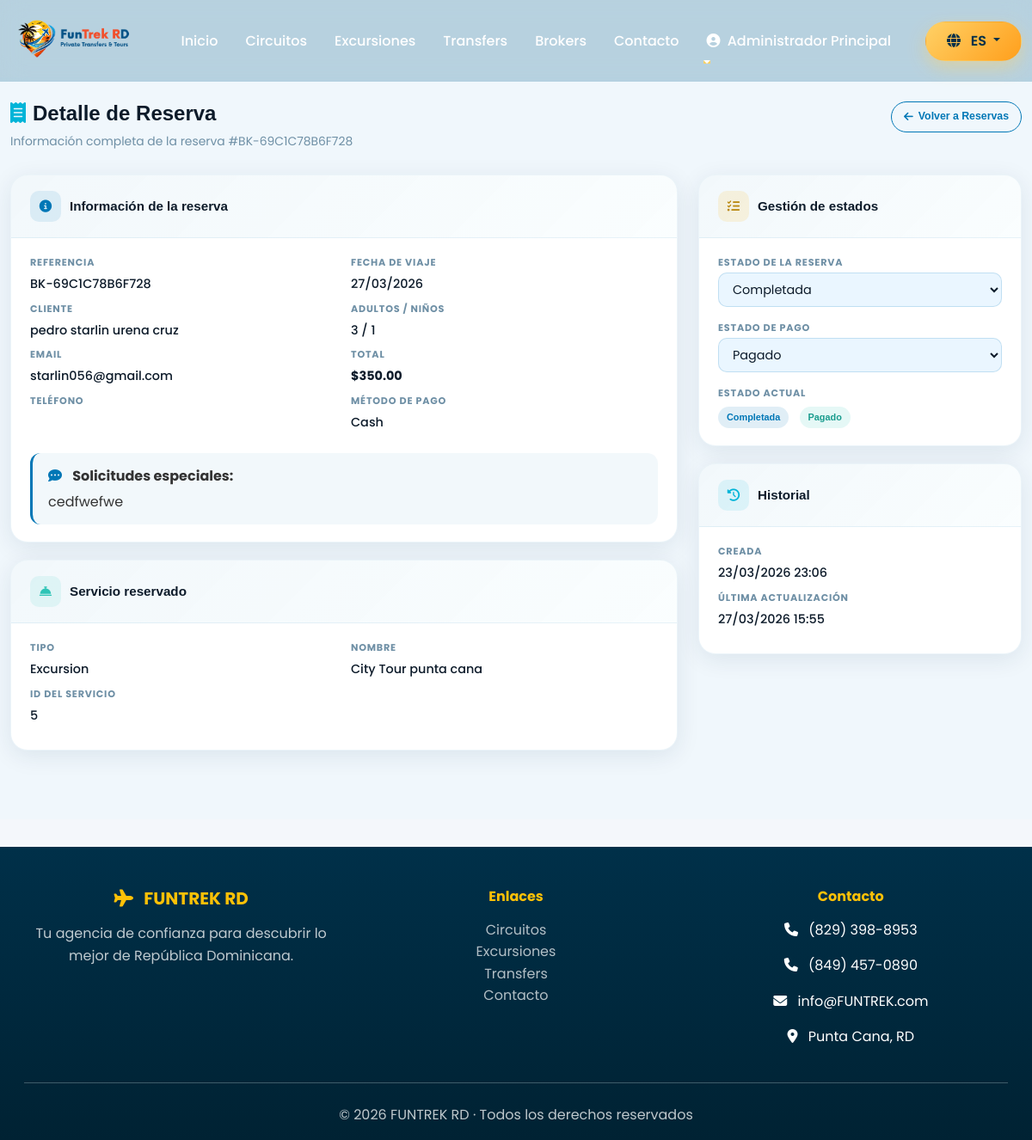
The page /public/admin/bookingDetail/21 (signed in) on the database its author committed.
### tables this page shows
CREATE TABLE `bookings` (
  `id` int(11) NOT NULL,
  `booking_reference` varchar(50) NOT NULL,
  `customer_name` varchar(255) NOT NULL,
  `customer_email` varchar(255) NOT NULL,
  `customer_phone` varchar(50) NOT NULL,
  `travel_date` date NOT NULL,
  `adults` int(11) NOT NULL DEFAULT 1,
  `children` int(11) DEFAULT 0,
  `special_requests` text DEFAULT NULL,
  `item_type` enum('package','excursion','transfer') NOT NULL,
  `item_id` int(11) NOT NULL,
  `total_price` decimal(10,2) NOT NULL,
  `status` enum('pending','confirmed','cancelled','completed') DEFAULT 'pending',
  `payment_method` varchar(100) DEFAULT NULL,
  `payment_status` enum('pending','paid','refunded') DEFAULT 'pending',
  `created_at` timestamp NOT NULL DEFAULT current_timestamp(),
  `updated_at` timestamp NOT NULL DEFAULT current_timestamp() ON UPDATE current_timestamp()
);

CREATE TABLE `users` (
  `id` int(11) NOT NULL,
  `username` varchar(100) NOT NULL,
  `email` varchar(255) NOT NULL,
  `password` varchar(255) NOT NULL,
  `full_name` varchar(255) DEFAULT NULL,
  `role` enum('admin','agent','client') DEFAULT 'agent',
  `active` tinyint(1) DEFAULT 1,
  `last_login` timestamp NULL DEFAULT NULL,
  `reset_token` varchar(255) DEFAULT NULL,
  `reset_expires` datetime DEFAULT NULL,
  `created_at` timestamp NOT NULL DEFAULT current_timestamp()
);

CREATE TABLE `excursions` (
  `id` int(11) NOT NULL,
  `name` varchar(255) NOT NULL,
  `location` varchar(255) NOT NULL,
  `description` text DEFAULT NULL,
  `duration` varchar(50) DEFAULT NULL,
  `price` decimal(10,2) NOT NULL,
  `price_type` enum('persona','paquete') NOT NULL DEFAULT 'persona',
  `category` varchar(100) DEFAULT NULL,
  `includes` text DEFAULT NULL,
  `requirements` text DEFAULT NULL,
  `image` varchar(255) DEFAULT NULL,
  `gallery` text DEFAULT NULL COMMENT 'JSON array de nombres de imágenes adicionales',
  `rating` decimal(3,1) DEFAULT 5.0 COMMENT 'Calificación promedio 1-5',
  `reviews_count` int(11) DEFAULT 0 COMMENT 'Número de reseñas',
  `featured` tinyint(1) DEFAULT 0 COMMENT 'Excursión destacada en homepage',
  `max_people` int(11) DEFAULT 15 COMMENT 'Máximo de personas por grupo',
  `active` tinyint(1) DEFAULT 1,
  `created_at` timestamp NOT NULL DEFAULT current_timestamp()
);

### app/views/admin/bookings/detail.php (the view, shortened to what the rows shown need)
<?php require APP_ROOT . '/app/views/layouts/header.php'; ?>
<div class="adm-page">
    <div class="container-fluid">
        <div class="adm-ph">
            <div>
                <h1><i class="fas fa-receipt me-2" style="color:var(--adm-teal)"></i>Detalle de Reserva</h1>
                <p>Información completa de la reserva #<?= htmlspecialchars($booking['booking_reference'] ?? '') ?></p>
            </div>
        </div>
        <?php if (!empty($booking)): ?>
            <div class="row g-4">
                <div class="col-lg-8">
                    <div class="adm-card">
                        <div class="adm-card-header">
                            <div class="adm-card-header-icon" style="background:rgba(0,119,182,.10);color:var(--adm-blue)">
                                <i class="fas fa-info-circle"></i>
                            </div>
                            <h5>Información de la reserva</h5>
                        </div>
                        <div class="adm-card-body">
                            <div class="adm-info-grid">
                                <div>
                                    <div class="adm-info-item">
                                        <span class="adm-info-label">Referencia</span>
                                        <span class="adm-info-value"><?= htmlspecialchars($booking['booking_reference']) ?></span>
                                    </div>
                                    <div class="adm-info-item">
                                        <span class="adm-info-label">Cliente</span>
                                        <span class="adm-info-value"><?= htmlspecialchars($booking['customer_name']) ?></span>
                                    </div>
                                    <div class="adm-info-item">
                                        <span class="adm-info-label">Email</span>
                                        <span class="adm-info-value"><?= htmlspecialchars($booking['customer_email']) ?></span>
                                    </div>
                                    <div class="adm-info-item">
                                        <span class="adm-info-label">Teléfono</span>
                                    </div>
                                </div>
                                <div>
                                    <div class="adm-info-item">
                                        <span class="adm-info-label">Fecha de viaje</span>
                                        <span class="adm-info-value"><?= date('d/m/Y', strtotime($booking['travel_date'])) ?></span>
                                    </div>
                                    <div class="adm-info-item">
                                        <span class="adm-info-label">Adultos / Niños</span>
                                        <span class="adm-info-value"><?= (int)$booking['adults'] ?> / <?= (int)($booking['children'] ?? 0) ?></span>
                                    </div>
                                    <div class="adm-info-item">
                                        <span class="adm-info-label">Total</span>
                                        <span class="adm-info-value fw-bold">$<?= number_format((float)$booking['total_price'], 2) ?></span>
                                    </div>
                                    <div class="adm-info-item">
                                        <span class="adm-info-label">Método de pago</span>
                                        <span class="adm-info-value"><?= ucfirst($booking['payment_method'] ?? 'PayPal') ?></span>
                                    </div>
                                </div>
                            </div>
                            <?php if (!empty($booking['special_requests'])): ?>
                                <div class="adm-note mt-3">
                                    <i class="fas fa-comment-dots me-2" style="color:var(--adm-blue)"></i>
                                    <strong>Solicitudes especiales:</strong>
                                    <p class="mb-0 mt-1"><?= htmlspecialchars($booking['special_requests']) ?></p>
                                </div>
                            <?php endif; ?>
                        </div>
                    </div>
                    <div class="adm-card">
                        <div class="adm-card-header">
                            <div class="adm-card-header-icon" style="background:rgba(46,196,182,.10);color:var(--adm-green)">
                                <i class="fas fa-concierge-bell"></i>
                            </div>
                            <h5>Servicio reservado</h5>
                        </div>
                        <div class="adm-card-body">
                            <div class="adm-info-grid">
                                <div>
                                    <div class="adm-info-item">
                                        <span class="adm-info-label">Tipo</span>
                                        <span class="adm-info-value"><?= ucfirst($booking['item_type']) ?></span>
                                    </div>
                                    <div class="adm-info-item">
                                        <span class="adm-info-label">ID del servicio</span>
                                        <span class="adm-info-value"><?= (int)$booking['item_id'] ?></span>
                                    </div>
                                </div>
                                <div>
                                    <?php
                                    $serviceName = '';
                                    if ($booking['item_type'] === 'package') {
                                        $serviceName = $booking['package_name'] ?? 'Paquete no encontrado';
                                    } elseif ($booking['item_type'] === 'excursion') {
                                        $serviceName = $booking['excursion_name'] ?? 'Excursión no encontrada';
                                    } else {
                                        $serviceName = $booking['transfer_name'] ?? 'Transfer no encontrado';
                                    }
                                    ?>
                                    <div class="adm-info-item">
                                        <span class="adm-info-label">Nombre</span>
                                        <span class="adm-info-value"><?= htmlspecialchars($serviceName) ?></span>
                                    </div>
                                </div>
                            </div>
                        </div>
                    </div>
                </div>
                <div class="col-lg-4">
                    <div class="adm-card">
                        <div class="adm-card-header">
                            <div class="adm-card-header-icon" style="background:rgba(249,199,79,.18);color:#b8860b">
                                <i class="fas fa-tasks"></i>
                            </div>
                            <h5>Gestión de estados</h5>
                        </div>
                        <div class="adm-card-body">
                            <form method="POST" action="<?= APP_URL ?>/admin/updateBookingStatus/<?= $booking['id'] ?>" id="statusForm">
                                <div class="mb-3">
                                    <label class="adm-info-label">Estado de la reserva</label>
                                    <select name="status" class="adm-select" onchange="this.form.submit()">
                                        <option value="completed" <?= $booking['status'] === 'completed' ? 'selected' : '' ?>>Completada</option>
                                    </select>
                                </div>
                            </form>
                            <form method="POST" action="<?= APP_URL ?>/admin/updatePaymentStatus/<?= $booking['id'] ?>" id="paymentForm">
                                <div class="mb-3">
                                    <label class="adm-info-label">Estado de pago</label>
                                    <select name="payment_status" class="adm-select" onchange="this.form.submit()">
                                        <option value="paid" <?= $booking['payment_status'] === 'paid' ? 'selected' : '' ?>>Pagado</option>
                                    </select>
                                </div>
                            </form>
                            <div class="mt-3">
                                <span class="adm-info-label">Estado actual</span>
                                <div class="mt-1">
                                    <?php
                                    $statusClass = [
                                        'pending' => 'adm-badge-pending',
                                        'confirmed' => 'adm-badge-confirmed',
                                        'cancelled' => 'adm-badge-cancelled',
                                        'completed' => 'adm-badge-completed',
                                    ][$booking['status']] ?? 'adm-badge-pending';
                                    $paymentClass = [
                                        'pending' => 'adm-payment-pending',
                                        'paid' => 'adm-payment-paid',
                                        'refunded' => 'adm-payment-refunded',
                                    ][$booking['payment_status']] ?? 'adm-payment-pending';
                                    ?>
                                    <span class="adm-badge <?= $statusClass ?> me-2"><?= __('status.' . $booking['status']) ?></span>
                                    <span class="adm-badge <?= $paymentClass ?>"><?= __('payment.' . $booking['payment_status']) ?></span>
                                </div>
                            </div>
                        </div>
                    </div>
                    <div class="adm-card">
                        <div class="adm-card-header">
                            <div class="adm-card-header-icon" style="background:rgba(0,180,216,.10);color:var(--adm-teal)">
                                <i class="fas fa-history"></i>
                            </div>
                            <h5>Historial</h5>
                        </div>
                        <div class="adm-card-body">
                            <div class="adm-info-item">
                                <span class="adm-info-label">Creada</span>
                                <span class="adm-info-value"><?= date('d/m/Y H:i', strtotime($booking['created_at'])) ?></span>
                            </div>
                            <div class="adm-info-item mt-2">
                                <span class="adm-info-label">Última actualización</span>
                                <span class="adm-info-value"><?= date('d/m/Y H:i', strtotime($booking['updated_at'])) ?></span>
                            </div>
                        </div>
                    </div>
                </div>
            </div>
        <?php endif; ?>
    </div>
</div>
<?php require_once APP_ROOT . '/app/views/layouts/footer.php'; ?>

### rows shown on the page
bookings: booking_reference "BK-69C1C78B6F728", users.full_name "pedro starlin urena cruz", users.email "starlin056@gmail.com", travel_date "27/03/2026", adults "3", children "1", total_price "350.00", payment_method "Cash", special_requests "cedfwefwe", item_type "Excursion", item "5", excursions.name "City Tour punta cana", status "Completada", payment_status "Pagado", created_at "23/03/2026 23:06", updated_at "27/03/2026 15:55"

### other values the page prints
__('nav_home') "Inicio"
__('nav_packages') "Circuitos"
__('nav_excursions') "Excursiones"
__('nav_transfers') "Transfers"
__('nav_brokers') "Brokers"
__('nav_contact') "Contacto"
$_SESSION['user_name'] "Administrador Principal"
__('footer_description') "Tu agencia de confianza para descubrir lo mejor de República Dominicana."
__('footer_links') "Enlaces"
__('footer_contact') "Contacto"
__('footer_rights') "Todos los derechos reservados"
